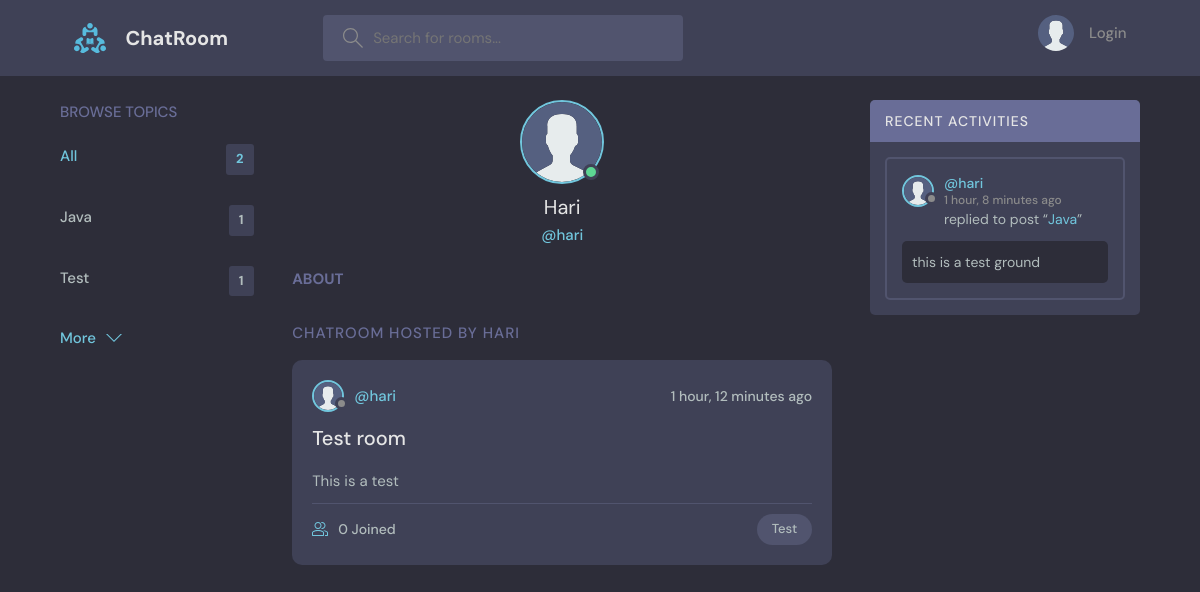
The app's page /user_profile/6/ with its own data.
### base/models.py (models this page shows, shortened)
class Topic(models.Model):
    name = models.CharField(max_length=200)

class Profile(models.Model):
    user = models.OneToOneField(User, on_delete=models.CASCADE)
    name = models.CharField(max_length=200, default='Anonymous', null=True)
    bio = models.TextField(null=True, blank=True)
    profile_pic = models.ImageField(null=True, blank=True, default='profile_images/avatar.svg', upload_to='profile_images')
    created_at = models.DateTimeField(auto_now_add=True)
    updated_at = models.DateTimeField(auto_now=True)

class Room(models.Model):
    host = models.ForeignKey(User, on_delete=models.SET_NULL, null=True)
    topic = models.ForeignKey(Topic, on_delete=models.SET_NULL, null=True)
    name = models.CharField(max_length=200)
    description = models.TextField(null=True, blank=True)
    participants = models.ManyToManyField(User, related_name='participants', blank=True)
    created_at = models.DateTimeField(auto_now_add=True)
    updated_at = models.DateTimeField(auto_now=True)
    class Meta:
        ordering = ['-updated_at', '-created_at']
    def __str__(self):
        return self.name

class Message(models.Model):
    user = models.ForeignKey(User, on_delete=models.CASCADE)
    room = models.ForeignKey(Room, on_delete=models.CASCADE)
    body = models.TextField()
    created_at = models.DateTimeField(auto_now_add=True)
    updated_at = models.DateTimeField(auto_now=True)
    class Meta:
        ordering = ['-updated_at', '-created_at']
    def __str__(self):
        return self.body[0:30]

### base/views.py (the view)
# urls.py: path('user_profile/<str:pk>/', views.userProfile, name="user_profile"),
def userProfile(request, pk):
    user = User.objects.get(id=pk)
    rooms = user.room_set.all()
    conversations = user.message_set.all()
    topics = Topic.objects.all()
    profile = Profile.objects.get(user=user)
    context = {'user': user, 'rooms': rooms, 'conversations': conversations, 'topics': topics, 'profile': profile}
    return render(request, 'base/user_profile.html', context)

### base/templates/base/user_profile.html (shortened to what this page needs)
{% extends "base.html" %} {% block content %}
<main class="profile-page layout layout--3">
  <div class="container">
    <div>{% include "base/component_topics.html" %}</div>
    <div >
        <div class="profile">
            <div class="profile__avatar">
              <div class="avatar avatar--large active">
                <img src="{{ user.profile.profile_pic.url }}" />
              </div>
            </div>
            <div class="profile__info">
              <h3>{{profile.name}}</h3>
              <p>@{{user.username}}</p>
            </div>
            <div class="profile__about">
              <h3>About</h3>
            </div>
          </div>
      <div class="roomList__header">
        <div>
          <h2>ChatRoom Hosted by {{user.username}}</a>
          </h2>
        </div>
    </div>
      {% include "base/component_feed.html" %}
    </div>
    <div>{% include "base/component_activity.html" %}</div>
  </div>
</main>
{% endblock content %}

### templates/base.html (shortened to what this page needs)
{% load static %}
<!DOCTYPE html>
<html lang="en">
  <head>
    <link rel="stylesheet" href="{% static "styles/style.css" %}" />
  </head>
  <body>
    {% include "nav.html" %}  {% block content %}{% endblock content %}
  </body>
</html>

### templates/nav.html (shortened to what this page needs)
{% load static %}
<header class="header header--loggedIn">
    <div class="container">
      <a href="{% url "home" %}" class="header__logo">
        <img src="{% static 'images/logo.svg' %}" />
        <h1>ChatRoom</h1>
      </a>
      <form class="header__search" action="{% url "home" %}" method="GET">
        <label>
          <input type="text" name="query" placeholder="Search for rooms..." />
        </label>
      </form>
      <nav class="header__menu">
        {% if not request.user.is_authenticated %}
        <a href="{% url "login" %}">
          <img src="{% static "images/avatar.svg" %}" />
          <p>Login</p>
        </a>
        {% endif %}
      </nav>
    </div>
  </header>

### base/templates/base/component_topics.html (shortened to what this page needs)
<div class="topics">
  <div class="topics__header">
    <h2>Browse Topics</h2>
  </div>
  <ul class="topics__list">
    <li>
      <a href="{% url "home" %}" class="active">All <span>{{topics.count}}</span></a>
    </li>
    {% for topic in topics %}
    <li>
      <a href="{% url "home" %}?query={{topic.name}}">{{topic.name}}<span>{{topic.room_set.all.count}}</span></a>
    </li>
    {% endfor %}
  </ul>
  <a class="btn btn--link" href="{% url "topics" %}">
    More
    <svg
      version="1.1"
      xmlns="http://www.w3.org/2000/svg"
      width="32"
      height="32"
      viewBox="0 0 32 32"
    >
      <title>chevron-down</title>
      <path d="M16 21l-13-13h-3l16 16 16-16h-3l-13 13z"></path>
    </svg>
  </a>
</div>

### base/templates/base/component_feed.html (shortened to what this page needs)
<div class="roomList">
  {% for room in rooms %}
  <div class="roomListRoom">
    <div class="roomListRoom__header">
      <a href="{% url 'user_profile' room.host.id %}" class="roomListRoom__author">
        <div class="avatar avatar--small">
          <img src="{{room.host.profile.profile_pic.url}}" />
        </div>
        <span>@{{room.host}}</span>
      </a>
      <div class="roomListRoom__actions">
        <span>{{room.created_at|timesince}} ago</span>
      </div>
    </div>
    <div class="roomListRoom__content">
      <a href="{% url "rooms" room.id %}">{{room.name }}</a>
      <p>{{room.description}}</p>
    </div>
    <div class="roomListRoom__meta">
      <a href="room.html" class="roomListRoom__joined">
        {{room.participants.count}} Joined
      </a>
      <p class="roomListRoom__topic">{{room.topic.name}}</p>
    </div>
  </div>
  {% endfor %}
</div>

### base/templates/base/component_activity.html
<div class="activities">
  <div class="activities__header">
    <h2>Recent Activities</h2>
  </div>
  {% for conversation in conversations %}
  <div class="activities__box">
    <div class="activities__boxHeader roomListRoom__header">
      <a
        href="{% url 'user_profile' conversation.user.id %}"
        class="roomListRoom__author"
      >
        <div class="avatar avatar--small">
          <img src="{{conversation.user.profile.profile_pic.url}}" />
        </div>
        <p>
          @{{conversation.user}}
          <span>{{conversation.created_at|timesince}} ago</span>
        </p>
      </a>
    </div>
    <div class="activities__boxContent">
      <p>
        replied to post “<a href="{% url 'rooms' conversation.room.id %}"
          >{{conversation.room}}</a
        >”
      </p>
      <div class="activities__boxRoomContent">{{conversation}}</div>
    </div>
  </div>
  {% endfor %}
</div>

### records on screen
Topic: name "Java", room_set.all.count "1"
Topic: name "Test", room_set.all.count "1"
Profile: name "Hari"
Room: host.profile.profile_pic (placeholder picture), host "hari", created_at "1 hour, 12 minutes", name "Test room", description "This is a test", participants.count "0", topic.name "Test"
Message: user.profile.profile_pic (placeholder picture), user "hari", created_at "1 hour, 8 minutes", room "Java", body "this is a test ground"

### other values on screen
{{ topics.count }} "2"
{{ user.username }} "hari"
{{ user.username }} "HARI"
